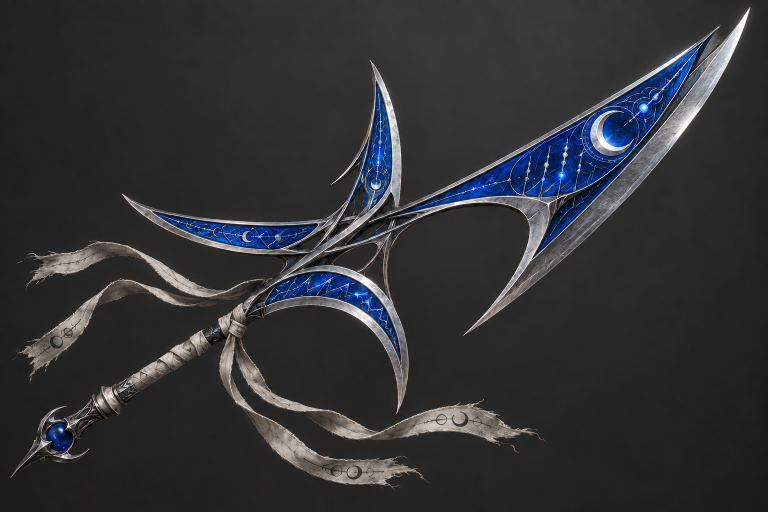
#> input picture assets/twilight/concept_texture.png, 1536 x 1024 px (shown at 1/2 size)
$ python trace_design04.py
#> lines starting #> are read from the running program, lines starting #| are printed output that depends on the picture; after the words box and inside, x2 and y2 are one past the last pixel; in counts of white or black regions, pixels touching at a corner belong together
"""Extract vector construction loops from the approved ImageGen projection.

This reads the image to build geometry; it never paints or edits its pixels.
The cylindrical grip is modeled separately from the silhouette extrusions.
"""
from pathlib import Path
import json
import numpy as np
from PIL import Image
O=Path(__file__).resolve().parent

def area(points):
    p=np.asarray(points);return float((p[:,0]*np.roll(p[:,1],-1)-p[:,1]*np.roll(p[:,0],-1)).sum()/2)

def simplify(points,epsilon=1.2):
    def rdp(p):
        if len(p)<3:return p
        d=p[-1]-p[0];length=np.linalg.norm(d)
        distances=np.abs(d[0]*(p[:,1]-p[0,1])-d[1]*(p[:,0]-p[0,0]))/length if length else np.linalg.norm(p-p[0],axis=1)
        i=int(distances.argmax())
        if distances[i]<=epsilon:return np.stack([p[0],p[-1]])
        return np.concatenate([rdp(p[:i+1])[:-1],rdp(p[i:])])
    p=np.asarray(points,dtype=float);cut=np.argmax(np.linalg.norm(p-p[0],axis=1))
    a=rdp(p[:cut+1]);b=rdp(np.concatenate([p[cut:],p[:1]]))
    return np.concatenate([a[:-1],b[:-1]]).tolist()

def loops(mask):
    padded=np.pad(mask,1);edges={}
    # Clockwise exterior in image coordinates; holes have opposite winding.
    for dx,dy,ox1,oy1,ox2,oy2 in [(0,-1,0,0,1,0),(1,0,1,0,1,1),(0,1,1,1,0,1),(-1,0,0,1,0,0)]:
        neighbors=padded[1+dy:1+dy+mask.shape[0],1+dx:1+dx+mask.shape[1]]
        ys,xs=np.where(mask & ~neighbors)
        for x,y in zip(xs.tolist(),ys.tolist()):edges.setdefault((x+ox1,y+oy1),[]).append((x+ox2,y+oy2))
    result=[]
    while edges:
        start=next(iter(edges));current=start;points=[]
        while True:
            points.append(current);choices=edges[current];nxt=choices.pop()
            if not choices:del edges[current]
            current=nxt
            if current==start:break
        if len(points)>8 and abs(area(points))>50:result.append(points)
    return result

image=np.asarray(Image.open(O/'concept_texture.png').convert('RGB'));mask=image.max(axis=2)>22
#> further down, image is the input picture: shape (1024, 1536, 3); mean R, G, B 49.9, 50.7, 53.7
#> after `mask = image.max(axis=2) > 22`:
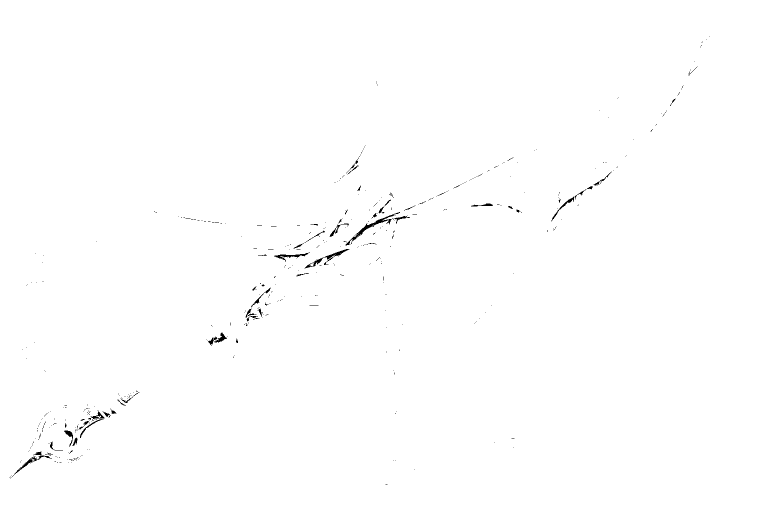
#> mask: shape (1024, 1536) bool (shown at 1/2 size); 99.6% white; 448 black regions (399 under 20 px), largest, box (x1, y1, x2, y2) and area: (691, 424, 800, 491) 691, (609, 498, 699, 537) 496, (23, 911, 104, 955) 328
parts=[]
for name,lower,upper in [('main-blade-and-auxiliary-cutters',0,1039),('crescent-pommel',1264,len(mask))]:
    region=mask.copy();region[:lower]=False;region[upper:]=False
#> (the run stopped early here; a loop or call above may not have finished)
